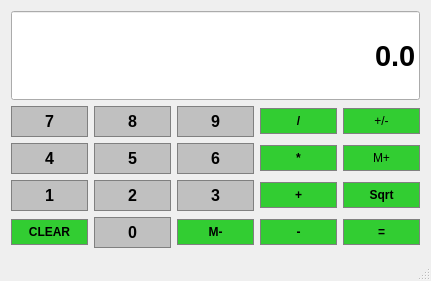
<?xml version="1.0" encoding="UTF-8"?>
<ui version="4.0">
 <class>Calc</class>
 <widget class="QMainWindow" name="Calc">
  <property name="geometry">
   <rect>
    <x>0</x>
    <y>0</y>
    <width>431</width>
    <height>281</height>
   </rect>
  </property>
  <property name="windowTitle">
   <string>Calc</string>
  </property>
  <widget class="QWidget" name="centralWidget">
   <layout class="QGridLayout" name="gridLayout">
    <item row="1" column="3">
     <widget class="QPushButton" name="Divide">
      <property name="font">
       <font>
        <weight>75</weight>
        <bold>true</bold>
       </font>
      </property>
      <property name="styleSheet">
       <string notr="true">QPushButton {
     background-color: #32CD32; border: 1px solid gray;
	border-radius: 0px;
	padding: 5px;
}
QPushButton:pressed {
    background-color: #006400; border: 1px solid gray;
	border-radius: 0px;
	padding: 5px;
}</string>
      </property>
      <property name="text">
       <string>/</string>
      </property>
     </widget>
    </item>
    <item row="3" column="0">
     <widget class="QPushButton" name="Button1">
      <property name="font">
       <font>
        <pointsize>12</pointsize>
        <weight>75</weight>
        <bold>true</bold>
       </font>
      </property>
      <property name="styleSheet">
       <string notr="true">QPushButton {
     background-color: #C0C0C0; border: 1px solid gray;
	border-radius: 0px;
	padding: 5px;
}
QPushButton:pressed {
    background-color: #A9A9A9; border: 1px solid gray;
	border-radius: 0px;
	padding: 5px;
}</string>
      </property>
      <property name="text">
       <string>1</string>
      </property>
     </widget>
    </item>
    <item row="2" column="2">
     <widget class="QPushButton" name="Button6">
      <property name="font">
       <font>
        <pointsize>12</pointsize>
        <weight>75</weight>
        <bold>true</bold>
       </font>
      </property>
      <property name="styleSheet">
       <string notr="true">QPushButton {
     background-color: #C0C0C0; border: 1px solid gray;
	border-radius: 0px;
	padding: 5px;
}
QPushButton:pressed {
    background-color: #A9A9A9; border: 1px solid gray;
	border-radius: 0px;
	padding: 5px;
}</string>
      </property>
      <property name="text">
       <string>6</string>
      </property>
     </widget>
    </item>
    <item row="1" column="4">
     <widget class="QPushButton" name="pushButton">
      <property name="styleSheet">
       <string notr="true">QPushButton {
     background-color: #32CD32; border: 1px solid gray;
	border-radius: 0px;
	padding: 5px;
}
QPushButton:pressed {
    background-color: #006400; border: 1px solid gray;
	border-radius: 0px;
	padding: 5px;
}</string>
      </property>
      <property name="text">
       <string>+/-</string>
      </property>
     </widget>
    </item>
    <item row="2" column="1">
     <widget class="QPushButton" name="Button5">
      <property name="font">
       <font>
        <pointsize>12</pointsize>
        <weight>75</weight>
        <bold>true</bold>
       </font>
      </property>
      <property name="styleSheet">
       <string notr="true">QPushButton {
     background-color: #C0C0C0; border: 1px solid gray;
	border-radius: 0px;
	padding: 5px;
}
QPushButton:pressed {
    background-color: #A9A9A9; border: 1px solid gray;
	border-radius: 0px;
	padding: 5px;
}</string>
      </property>
      <property name="text">
       <string>5</string>
      </property>
     </widget>
    </item>
    <item row="1" column="1">
     <widget class="QPushButton" name="Button8">
      <property name="font">
       <font>
        <pointsize>12</pointsize>
        <weight>75</weight>
        <bold>true</bold>
       </font>
      </property>
      <property name="styleSheet">
       <string notr="true">QPushButton {
     background-color: #C0C0C0; border: 1px solid gray;
	border-radius: 0px;
	padding: 5px;
}
QPushButton:pressed {
    background-color: #A9A9A9; border: 1px solid gray;
	border-radius: 0px;
	padding: 5px;
}</string>
      </property>
      <property name="text">
       <string>8</string>
      </property>
     </widget>
    </item>
    <item row="3" column="1">
     <widget class="QPushButton" name="Button2">
      <property name="font">
       <font>
        <pointsize>12</pointsize>
        <weight>75</weight>
        <bold>true</bold>
       </font>
      </property>
      <property name="styleSheet">
       <string notr="true">QPushButton {
     background-color: #C0C0C0; border: 1px solid gray;
	border-radius: 0px;
	padding: 5px;
}
QPushButton:pressed {
    background-color: #A9A9A9; border: 1px solid gray;
	border-radius: 0px;
	padding: 5px;
}</string>
      </property>
      <property name="text">
       <string>2</string>
      </property>
     </widget>
    </item>
    <item row="2" column="0">
     <widget class="QPushButton" name="Button4">
      <property name="font">
       <font>
        <pointsize>12</pointsize>
        <weight>75</weight>
        <bold>true</bold>
       </font>
      </property>
      <property name="styleSheet">
       <string notr="true">QPushButton {
     background-color: #C0C0C0; border: 1px solid gray;
	border-radius: 0px;
	padding: 5px;
}
QPushButton:pressed {
    background-color: #A9A9A9; border: 1px solid gray;
	border-radius: 0px;
	padding: 5px;
}</string>
      </property>
      <property name="text">
       <string>4</string>
      </property>
     </widget>
    </item>
    <item row="2" column="3">
     <widget class="QPushButton" name="Multiply">
      <property name="font">
       <font>
        <weight>75</weight>
        <bold>true</bold>
       </font>
      </property>
      <property name="styleSheet">
       <string notr="true">QPushButton {
     background-color: #32CD32; border: 1px solid gray;
	border-radius: 0px;
	padding: 5px;
}
QPushButton:pressed {
    background-color: #006400; border: 1px solid gray;
	border-radius: 0px;
	padding: 5px;
}</string>
      </property>
      <property name="text">
       <string>*</string>
      </property>
     </widget>
    </item>
    <item row="1" column="2">
     <widget class="QPushButton" name="Button9">
      <property name="font">
       <font>
        <pointsize>12</pointsize>
        <weight>75</weight>
        <bold>true</bold>
       </font>
      </property>
      <property name="styleSheet">
       <string notr="true">QPushButton {
     background-color: #C0C0C0; border: 1px solid gray;
	border-radius: 0px;
	padding: 5px;
}
QPushButton:pressed {
    background-color: #A9A9A9; border: 1px solid gray;
	border-radius: 0px;
	padding: 5px;
}</string>
      </property>
      <property name="text">
       <string>9</string>
      </property>
     </widget>
    </item>
    <item row="3" column="3">
     <widget class="QPushButton" name="Add">
      <property name="font">
       <font>
        <weight>75</weight>
        <bold>true</bold>
       </font>
      </property>
      <property name="styleSheet">
       <string notr="true">QPushButton {
     background-color: #32CD32; border: 1px solid gray;
	border-radius: 0px;
	padding: 5px;
}
QPushButton:pressed {
    background-color: #006400; border: 1px solid gray;
	border-radius: 0px;
	padding: 5px;
}</string>
      </property>
      <property name="text">
       <string>+</string>
      </property>
     </widget>
    </item>
    <item row="2" column="4">
     <widget class="QPushButton" name="MemAdd">
      <property name="styleSheet">
       <string notr="true">QPushButton {
     background-color: #32CD32; border: 1px solid gray;
	border-radius: 0px;
	padding: 5px;
}
QPushButton:pressed {
    background-color: #006400; border: 1px solid gray;
	border-radius: 0px;
	padding: 5px;
}</string>
      </property>
      <property name="text">
       <string>M+</string>
      </property>
     </widget>
    </item>
    <item row="1" column="0">
     <widget class="QPushButton" name="Button7">
      <property name="font">
       <font>
        <pointsize>12</pointsize>
        <weight>75</weight>
        <bold>true</bold>
       </font>
      </property>
      <property name="styleSheet">
       <string notr="true">QPushButton {
     background-color: #C0C0C0; border: 1px solid gray;
	border-radius: 0px;
	padding: 5px;
}
QPushButton:pressed {
    background-color: #A9A9A9; border: 1px solid gray;
	border-radius: 0px;
	padding: 5px;
}</string>
      </property>
      <property name="text">
       <string>7</string>
      </property>
     </widget>
    </item>
    <item row="3" column="2">
     <widget class="QPushButton" name="Button3">
      <property name="font">
       <font>
        <pointsize>12</pointsize>
        <weight>75</weight>
        <bold>true</bold>
       </font>
      </property>
      <property name="styleSheet">
       <string notr="true">QPushButton {
     background-color: #C0C0C0; border: 1px solid gray;
	border-radius: 0px;
	padding: 5px;
}
QPushButton:pressed {
    background-color: #A9A9A9; border: 1px solid gray;
	border-radius: 0px;
	padding: 5px;
}</string>
      </property>
      <property name="text">
       <string>3</string>
      </property>
     </widget>
    </item>
    <item row="3" column="4">
     <widget class="QPushButton" name="Sqrt">
      <property name="font">
       <font>
        <weight>75</weight>
        <bold>true</bold>
       </font>
      </property>
      <property name="styleSheet">
       <string notr="true">QPushButton {
     background-color: #32CD32; border: 1px solid gray;
	border-radius: 0px;
	padding: 5px;
}
QPushButton:pressed {
    background-color: #006400; border: 1px solid gray;
	border-radius: 0px;
	padding: 5px;
}</string>
      </property>
      <property name="text">
       <string>Sqrt</string>
      </property>
     </widget>
    </item>
    <item row="4" column="0">
     <widget class="QPushButton" name="Clear">
      <property name="font">
       <font>
        <weight>75</weight>
        <bold>true</bold>
       </font>
      </property>
      <property name="styleSheet">
       <string notr="true">QPushButton {
     background-color: #32CD32; border: 1px solid gray;
	border-radius: 0px;
	padding: 5px;
}
QPushButton:pressed {
    background-color: #006400; border: 1px solid gray;
	border-radius: 0px;
	padding: 5px;
}</string>
      </property>
      <property name="text">
       <string>CLEAR</string>
      </property>
     </widget>
    </item>
    <item row="4" column="1">
     <widget class="QPushButton" name="Button0">
      <property name="font">
       <font>
        <pointsize>12</pointsize>
        <weight>75</weight>
        <bold>true</bold>
       </font>
      </property>
      <property name="styleSheet">
       <string notr="true">QPushButton {
     background-color: #C0C0C0; border: 1px solid gray;
	border-radius: 0px;
	padding: 5px;
}
QPushButton:pressed {
    background-color: #A9A9A9; border: 1px solid gray;
	border-radius: 0px;
	padding: 5px;
}</string>
      </property>
      <property name="text">
       <string>0</string>
      </property>
     </widget>
    </item>
    <item row="4" column="2">
     <widget class="QPushButton" name="MemClear">
      <property name="font">
       <font>
        <weight>75</weight>
        <bold>true</bold>
       </font>
      </property>
      <property name="styleSheet">
       <string notr="true">QPushButton {
     background-color: #32CD32; border: 1px solid gray;
	border-radius: 0px;
	padding: 5px;
}
QPushButton:pressed {
    background-color: #006400; border: 1px solid gray;
	border-radius: 0px;
	padding: 5px;
}</string>
      </property>
      <property name="text">
       <string>M-</string>
      </property>
     </widget>
    </item>
    <item row="4" column="3">
     <widget class="QPushButton" name="Subtract">
      <property name="font">
       <font>
        <weight>75</weight>
        <bold>true</bold>
       </font>
      </property>
      <property name="styleSheet">
       <string notr="true">QPushButton {
     background-color: #32CD32; border: 1px solid gray;
	border-radius: 0px;
	padding: 5px;
}
QPushButton:pressed {
    background-color: #006400; border: 1px solid gray;
	border-radius: 0px;
	padding: 5px;
}</string>
      </property>
      <property name="text">
       <string>-</string>
      </property>
     </widget>
    </item>
    <item row="4" column="4">
     <widget class="QPushButton" name="Equals">
      <property name="font">
       <font>
        <weight>75</weight>
        <bold>true</bold>
       </font>
      </property>
      <property name="styleSheet">
       <string notr="true">QPushButton {
     background-color: #32CD32; border: 1px solid gray;
	border-radius: 0px;
	padding: 5px;
}
QPushButton:pressed {
    background-color: #006400; border: 1px solid gray;
	border-radius: 0px;
	padding: 5px;
}</string>
      </property>
      <property name="text">
       <string>=</string>
      </property>
     </widget>
    </item>
    <item row="0" column="0" colspan="5">
     <widget class="QLineEdit" name="Display">
      <property name="sizePolicy">
       <sizepolicy hsizetype="Preferred" vsizetype="Expanding">
        <horstretch>0</horstretch>
        <verstretch>0</verstretch>
       </sizepolicy>
      </property>
      <property name="font">
       <font>
        <pointsize>22</pointsize>
        <weight>75</weight>
        <bold>true</bold>
       </font>
      </property>
      <property name="text">
       <string>0.0</string>
      </property>
      <property name="alignment">
       <set>Qt::AlignRight|Qt::AlignTrailing|Qt::AlignVCenter</set>
      </property>
     </widget>
    </item>
   </layout>
  </widget>
  <widget class="QMenuBar" name="menuBar">
   <property name="geometry">
    <rect>
     <x>0</x>
     <y>0</y>
     <width>431</width>
     <height>17</height>
    </rect>
   </property>
  </widget>
  <widget class="QStatusBar" name="statusBar"/>
 </widget>
 <layoutdefault spacing="6" margin="11"/>
 <resources/>
 <connections/>
</ui>
